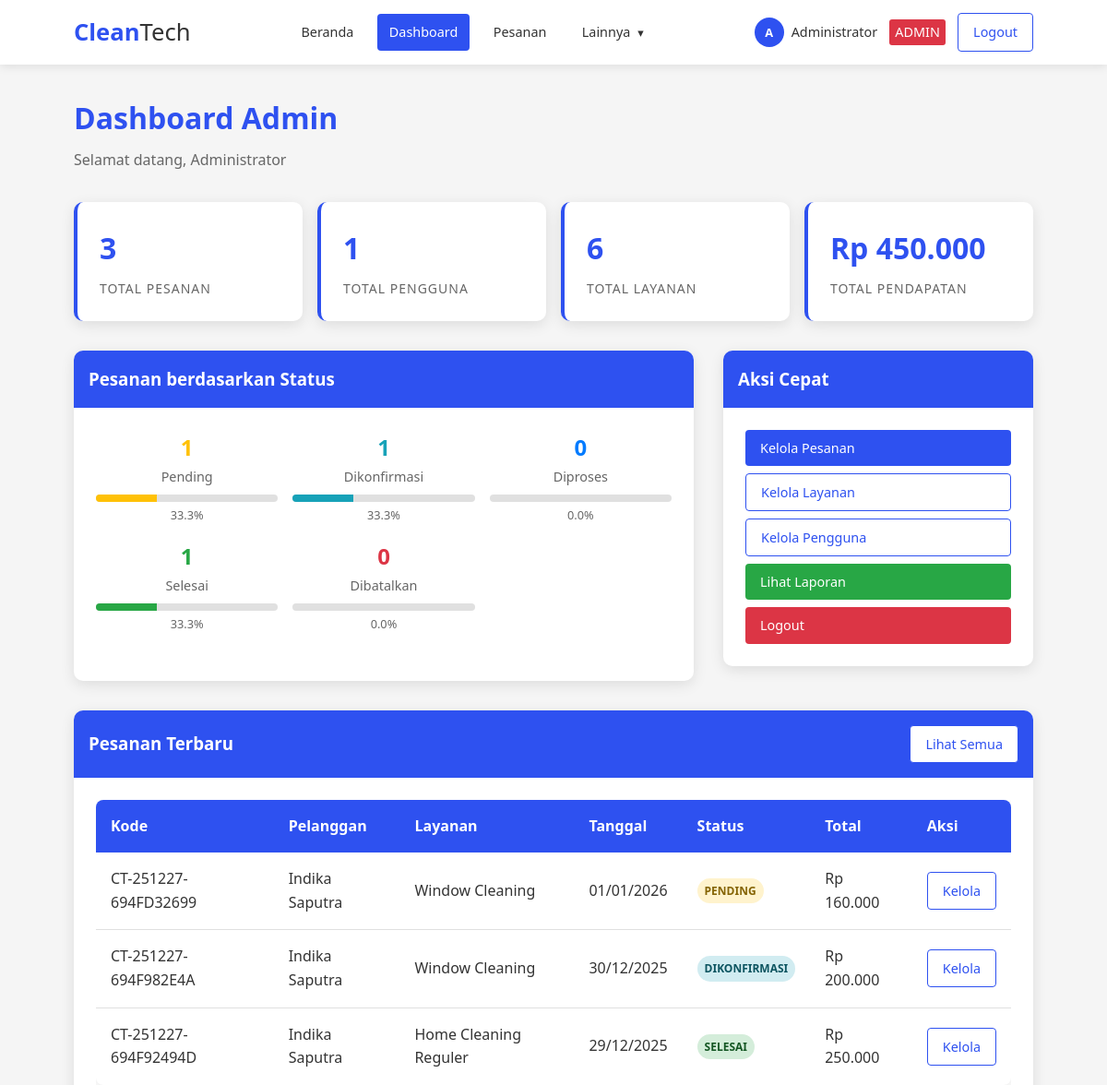
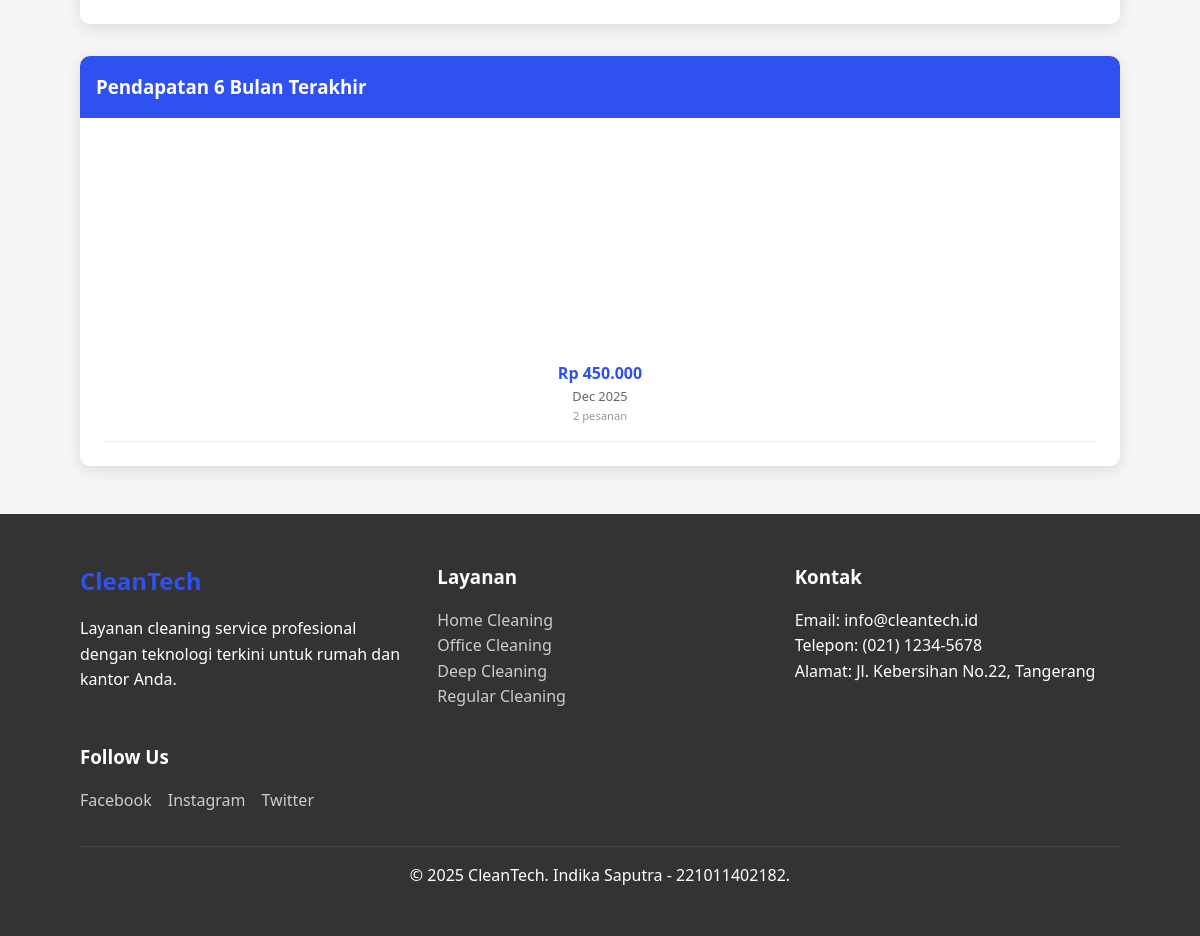
Page /admin/dashboard.php (signed in) on the committed database (2 pictures, top to bottom).
### tables this page shows
CREATE TABLE `orders` (
  `id` int(11) NOT NULL,
  `order_code` varchar(20) NOT NULL,
  `user_id` int(11) NOT NULL,
  `service_id` int(11) NOT NULL,
  `order_date` date NOT NULL,
  `order_time` time NOT NULL,
  `address` text NOT NULL,
  `total_price` decimal(10,2) NOT NULL,
  `discount` decimal(10,2) DEFAULT 0.00,
  `final_price` decimal(10,2) NOT NULL,
  `status` enum('pending','confirmed','processing','completed','cancelled') DEFAULT 'pending',
  `payment_status` enum('pending','paid','failed') DEFAULT 'pending',
  `payment_method` varchar(50) DEFAULT NULL,
  `notes` text DEFAULT NULL,
  `created_at` timestamp NOT NULL DEFAULT current_timestamp(),
  `payment_proof` varchar(255) DEFAULT NULL,
  `payment_notes` text DEFAULT NULL,
  `payment_date` timestamp NULL DEFAULT NULL,
  `discount_type` varchar(50) DEFAULT NULL,
  `discount_id` int(11) DEFAULT NULL,
  `is_monthly_subscription` tinyint(1) DEFAULT 0,
  `subscription_months` int(11) DEFAULT 1,
  `parent_order_id` int(11) DEFAULT NULL,
  `discount_name` varchar(100) DEFAULT NULL
);

CREATE TABLE `users` (
  `id` int(11) NOT NULL,
  `name` varchar(100) NOT NULL,
  `email` varchar(100) NOT NULL,
  `password` varchar(255) NOT NULL,
  `phone` varchar(20) DEFAULT NULL,
  `address` text DEFAULT NULL,
  `role` enum('admin','user') DEFAULT 'user',
  `created_at` timestamp NOT NULL DEFAULT current_timestamp(),
  `updated_at` timestamp NOT NULL DEFAULT current_timestamp() ON UPDATE current_timestamp(),
  `is_active` tinyint(1) DEFAULT 1
);

CREATE TABLE `services` (
  `id` int(11) NOT NULL,
  `name` varchar(100) NOT NULL,
  `description` text DEFAULT NULL,
  `price` decimal(10,2) NOT NULL,
  `duration_hours` int(11) DEFAULT 1,
  `image_url` varchar(255) DEFAULT NULL,
  `is_active` tinyint(1) DEFAULT 1,
  `created_at` timestamp NOT NULL DEFAULT current_timestamp()
);

### admin/dashboard.php (the view, shortened to what this page needs)
<?php
require_once '../config/database.php';
$stats = [];
$query = "SELECT COUNT(*) as total FROM orders";
$result = mysqli_query($conn, $query);
$stats['total_orders'] = mysqli_fetch_assoc($result)['total'];
$query = "SELECT COUNT(*) as total FROM users WHERE role = 'user'";
$result = mysqli_query($conn, $query);
$stats['total_users'] = mysqli_fetch_assoc($result)['total'];
$query = "SELECT COUNT(*) as total FROM services";
$result = mysqli_query($conn, $query);
$stats['total_services'] = mysqli_fetch_assoc($result)['total'];
$query = "SELECT SUM(final_price) as total FROM orders WHERE payment_status = 'paid'";
$result = mysqli_query($conn, $query);
$total_revenue = mysqli_fetch_assoc($result)['total'];
$stats['total_revenue'] = $total_revenue ? number_format($total_revenue, 0, ',', '.') : 0;
$query = "SELECT status, COUNT(*) as count FROM orders GROUP BY status";
$result = mysqli_query($conn, $query);
$orders_by_status = [];
while ($row = mysqli_fetch_assoc($result)) {
    $orders_by_status[$row['status']] = $row['count'];
}
$query = "SELECT o.*, u.name as user_name, s.name as service_name
          FROM orders o
          JOIN users u ON o.user_id = u.id
          JOIN services s ON o.service_id = s.id
          ORDER BY o.created_at DESC
          LIMIT 10";
$recent_orders = mysqli_query($conn, $query);
$query = "SELECT
            DATE_FORMAT(created_at, '%Y-%m') as month,
            SUM(final_price) as revenue,
            COUNT(*) as orders
          FROM orders
          WHERE payment_status = 'paid'
          GROUP BY DATE_FORMAT(created_at, '%Y-%m')
          ORDER BY month DESC
          LIMIT 6";
$monthly_revenue = mysqli_query($conn, $query);
$revenue_data = [];
while ($row = mysqli_fetch_assoc($monthly_revenue)) {
    $revenue_data[] = $row;
}
include '../includes/header.php';
?>
<div style="margin: 2rem 0;">
    <h1 style="color: var(--primary-color); margin-bottom: 0.5rem;">Dashboard Admin</h1>
    <p style="color: #666;">Selamat datang, <?php echo htmlspecialchars($_SESSION['user_name']); ?></p>
</div>
<div class="grid grid-4" style="gap: 1rem; margin-bottom: 2rem;">
    <div class="stats-card">
        <div class="stat-number"><?php echo $stats['total_orders']; ?></div>
        <div class="stat-label">Total Pesanan</div>
    </div>
    <div class="stats-card">
        <div class="stat-number"><?php echo $stats['total_users']; ?></div>
        <div class="stat-label">Total Pengguna</div>
    </div>
    <div class="stats-card">
        <div class="stat-number"><?php echo $stats['total_services']; ?></div>
        <div class="stat-label">Total Layanan</div>
    </div>
    <div class="stats-card">
        <div class="stat-number">Rp <?php echo $stats['total_revenue']; ?></div>
        <div class="stat-label">Total Pendapatan</div>
    </div>
</div>
<div style="display: grid; grid-template-columns: 2fr 1fr; gap: 2rem; margin-bottom: 2rem;">
    <div class="card">
        <div class="card-header">
            <h3 style="color: white; margin: 0;">Pesanan berdasarkan Status</h3>
        </div>
        <div class="card-body">
            <div style="display: grid; grid-template-columns: repeat(auto-fit, minmax(150px, 1fr)); gap: 1rem;">
                <?php
                $status_config = [
                    'pending' => ['color' => '#ffc107', 'label' => 'Pending'],
                    'confirmed' => ['color' => '#17a2b8', 'label' => 'Dikonfirmasi'],
                    'processing' => ['color' => '#007bff', 'label' => 'Diproses'],
                    'completed' => ['color' => '#28a745', 'label' => 'Selesai'],
                    'cancelled' => ['color' => '#dc3545', 'label' => 'Dibatalkan']
                ];
                foreach ($status_config as $status => $config):
                    $count = $orders_by_status[$status] ?? 0;
                    $percentage = $stats['total_orders'] > 0 ? ($count / $stats['total_orders'] * 100) : 0;
                ?>
                    <div style="text-align: center;">
                        <div style="font-size: 1.5rem; font-weight: bold; color: <?php echo $config['color']; ?>;">
                            <?php echo $count; ?>
                        </div>
                        <div style="font-size: 0.9rem; color: #666;"><?php echo $config['label']; ?></div>
                        <div style="height: 8px; background-color: #e0e0e0; border-radius: 4px; margin-top: 0.5rem; overflow: hidden;">
                            <div style="width: <?php echo $percentage; ?>%; height: 100%; background-color: <?php echo $config['color']; ?>;"></div>
                        </div>
                        <div style="font-size: 0.8rem; color: #666; margin-top: 0.25rem;">
                            <?php echo number_format($percentage, 1); ?>%
                        </div>
                    </div>
                <?php endforeach; ?>
            </div>
        </div>
    </div>
    <div>
        <div class="card" style="margin-bottom: 1rem;">
            <div class="card-header">
                <h3 style="color: white; margin: 0;">Aksi Cepat</h3>
            </div>
            <div class="card-body">
                <div style="display: flex; flex-direction: column; gap: 0.5rem;">
                    <a href="/clean-tech/admin/orders.php" class="btn btn-primary">Kelola Pesanan</a>
                    <a href="/clean-tech/admin/services.php" class="btn btn-secondary">Kelola Layanan</a>
                    <a href="/clean-tech/admin/users.php" class="btn btn-secondary">Kelola Pengguna</a>
                    <a href="/clean-tech/admin/reports.php" class="btn btn-success">Lihat Laporan</a>
                    <a href="/clean-tech/logout.php" class="btn btn-danger">Logout</a>
                </div>
            </div>
        </div>
    </div>
</div>
<div class="card">
    <div class="card-header" style="display: flex; justify-content: space-between; align-items: center;">
        <h3 style="color: white; margin: 0;">Pesanan Terbaru</h3>
        <a href="/clean-tech/admin/orders.php" class="btn btn-sm btn-secondary">Lihat Semua</a>
    </div>
    <div class="card-body">
        <?php if (mysqli_num_rows($recent_orders) > 0): ?>
            <div class="table-responsive">
                <table class="table">
                    <thead>
                        <tr>
                            <th>Kode</th>
                            <th>Pelanggan</th>
                            <th>Layanan</th>
                            <th>Tanggal</th>
                            <th>Status</th>
                            <th>Total</th>
                            <th>Aksi</th>
                        </tr>
                    </thead>
                    <tbody>
                        <?php while ($order = mysqli_fetch_assoc($recent_orders)): ?>
                            <tr>
                                <td><?php echo htmlspecialchars($order['order_code']); ?></td>
                                <td><?php echo htmlspecialchars($order['user_name']); ?></td>
                                <td><?php echo htmlspecialchars($order['service_name']); ?></td>
                                <td><?php echo date('d/m/Y', strtotime($order['order_date'])); ?></td>
                                <td>
                                    <?php
                                    $status_colors = [
                                        'pending' => 'badge-warning',
                                        'confirmed' => 'badge-info',
                                        'processing' => 'badge-primary',
                                        'completed' => 'badge-success',
                                        'cancelled' => 'badge-danger'
                                    ];
                                    $status_text = [
                                        'pending' => 'Pending',
                                        'confirmed' => 'Dikonfirmasi',
                                        'processing' => 'Diproses',
                                        'completed' => 'Selesai',
                                        'cancelled' => 'Dibatalkan'
                                    ];
                                    ?>
                                    <span class="badge <?php echo $status_colors[$order['status']]; ?>">
                                        <?php echo $status_text[$order['status']]; ?>
                                    </span>
                                </td>
                                <td>Rp <?php echo number_format($order['final_price'], 0, ',', '.'); ?></td>
                                <td>
                                    <a href="/clean-tech/admin/orders.php?action=view&id=<?php echo $order['id']; ?>"
                                       class="btn btn-sm btn-secondary">Kelola</a>
                                </td>
                            </tr>
                        <?php endwhile; ?>
                    </tbody>
                </table>
            </div>
        <?php else: ?>
            <p style="text-align: center; color: #666; padding: 2rem;">Belum ada pesanan</p>
        <?php endif; ?>
    </div>
</div>
<div class="card" style="margin-top: 2rem;">
    <div class="card-header">
        <h3 style="color: white; margin: 0;">Pendapatan 6 Bulan Terakhir</h3>
    </div>
    <div class="card-body">
        <?php if (!empty($revenue_data)): ?>
            <div style="height: 300px; display: flex; align-items: flex-end; gap: 20px; padding: 1rem; border-bottom: 1px solid #eee;">
                <?php
                foreach ($revenue_data as $data):
                    $month_name = date('M Y', strtotime($data['month'] . '-01'));
                ?>
                    <div style="flex: 1; display: flex; flex-direction: column; align-items: center;">
                        <div style="width: 80%; display: flex; flex-direction: column; align-items: center;">
                            <div style="margin-top: 0.5rem; text-align: center;">
                                <div style="font-weight: bold; color: var(--primary-color);">
                                    Rp <?php echo number_format($data['revenue'], 0, ',', '.'); ?>
                                </div>
                                <div style="font-size: 0.8rem; color: #666;"><?php echo $month_name; ?></div>
                                <div style="font-size: 0.7rem; color: #999;"><?php echo $data['orders']; ?> pesanan</div>
                            </div>
                        </div>
                    </div>
                <?php endforeach; ?>
            </div>
        <?php else: ?>
            <p style="text-align: center; color: #666; padding: 2rem;">Belum ada data pendapatan</p>
        <?php endif; ?>
    </div>
</div>
<?php include '../includes/footer.php'; ?>

### assets/css/style.css (style rules this page uses)
* { margin: 0; padding: 0; box-sizing: border-box; font-family: 'Segoe UI', Tahoma, Geneva, Verdana, sans-serif; }
:root { --primary-color: #2e51f0; --primary-dark: #1a3cd8; --secondary-color: #ffffff; --text-color: #333333; --light-gray: #f5f5f5; --gray: #e0e0e0; --success-color: #28a745; --warning-color: #ffc107; --danger-color: #dc3545; }
body { background-color: var(--light-gray); color: var(--text-color); line-height: 1.6; min-height: 100vh; display: flex; flex-direction: column; }
.grid { display: grid; gap: 1rem; }
.grid-4 { grid-template-columns: repeat(4, 1fr); }
.card { background-color: white; border-radius: 10px; box-shadow: 0 4px 15px rgba(0,0,0,0.1); overflow: hidden; transition: transform 0.3s ease; }
.card-header { background-color: var(--primary-color); color: white; padding: 1rem; }
.card-body { padding: 1.5rem; }
.btn { padding: 0.5rem 1.5rem; border: none; border-radius: 4px; cursor: pointer; font-weight: 500; text-decoration: none; display: inline-block; transition: all 0.3s ease; font-size: 1rem; }
.btn-sm { padding: 0.25rem 0.75rem; font-size: 0.875rem; }
.btn-primary { background-color: var(--primary-color); color: var(--secondary-color); }
.btn-secondary { background-color: var(--secondary-color); color: var(--primary-color); border: 2px solid var(--primary-color); }
.btn-success { background-color: var(--success-color); color: white; }
.btn-danger { background-color: var(--danger-color); color: white; }
.table { width: 100%; border-collapse: collapse; background-color: white; border-radius: 8px; overflow: hidden; box-shadow: 0 4px 15px rgba(0,0,0,0.1); }
.table th { background-color: var(--primary-color); color: white; padding: 1rem; text-align: left; font-weight: 600; }
.table td { padding: 1rem; border-bottom: 1px solid var(--gray); }
.table tr:last-child td { border-bottom: none; }
.table-responsive { overflow-x: auto; }
.badge { display: inline-block; padding: 0.25rem 0.5rem; font-size: 0.75rem; font-weight: 600; border-radius: 20px; text-transform: uppercase; }
.badge-success { background-color: #d4edda; color: #155724; }
.badge-warning { background-color: #fff3cd; color: #856404; }
.badge-info { background-color: #d1ecf1; color: #0c5460; }
.stats-card { background: white; border-radius: 10px; padding: 1.5rem; box-shadow: 0 4px 15px rgba(0,0,0,0.1); border-left: 4px solid var(--primary-color); }
.stats-card .stat-number { font-size: 2rem; font-weight: bold; color: var(--primary-color); margin-bottom: 0.5rem; }
.stats-card .stat-label { color: #666; font-size: 0.875rem; text-transform: uppercase; letter-spacing: 1px; }

### rows in the picture
orders: order_code "CT-251227-694FD32699", user.name "Indika Saputra", service.name "Window Cleaning", order_date "01/01/2026", status "PENDING", final_price "160.000"
orders: order_code "CT-251227-694F982E4A", user.name "Indika Saputra", service.name "Window Cleaning", order_date "30/12/2025", status "DIKONFIRMASI", final_price "200.000"
orders: order_code "CT-251227-694F92494D", user.name "Indika Saputra", service.name "Home Cleaning Reguler", order_date "29/12/2025", status "SELESAI", final_price "250.000"

### other values in the picture
substr($_SESSION['user_name'], 0, 1) "A"
$_SESSION['user_name'] "Administrator"
$stats['total_orders'] "3"
$stats['total_users'] "1"
$stats['total_services'] "6"
$stats['total_revenue'] "450.000"
$count "1"
$config['label'] "Pending"
$percentage "33.3"
$config['label'] "Dikonfirmasi"
$count "0"
$config['label'] "Diproses"
$percentage "0.0"
$config['label'] "Selesai"
$config['label'] "Dibatalkan"
